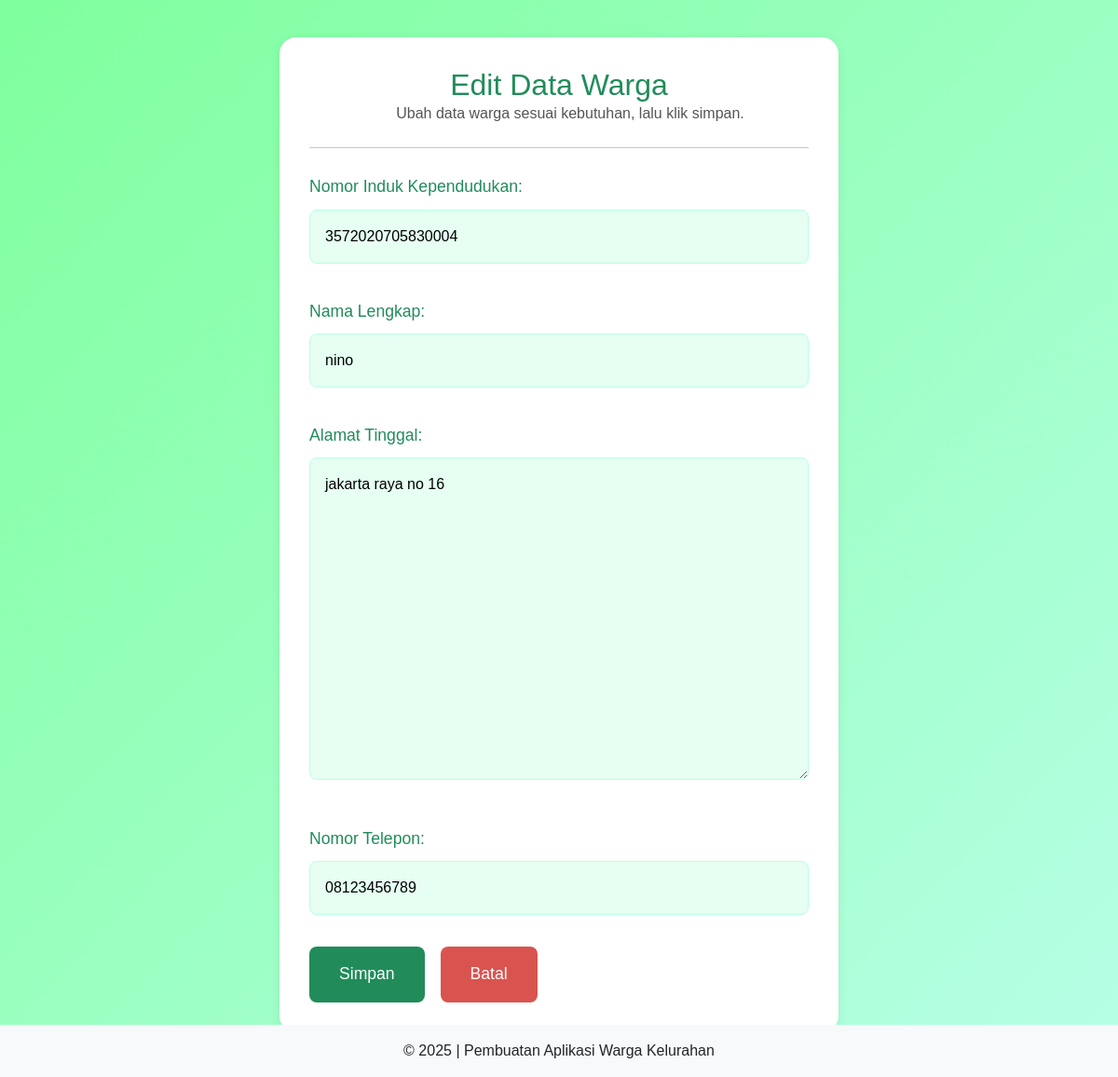
Screenshot of /warga/1/edit/ with the database file from the repository.
### warga/models.py (models this page shows, shortened)
class Warga(models.Model):
    nik = models.CharField(max_length=16, unique=True, verbose_name="Nomor Induk Kependudukan")
    nama_lengkap = models.CharField(max_length=100, verbose_name="Nama Lengkap")
    alamat = models.TextField(verbose_name="Alamat Tinggal")
    no_telepon = models.CharField(max_length=15, blank=True, verbose_name="Nomor Telepon")
    tanggal_registrasi = models.DateTimeField(auto_now_add=True)

### warga/views.py (the view)
# urls.py: path('<int:pk>/edit/', WargaUpdateView.as_view(), name='warga-edit'), # URL untuk edit warga
class WargaUpdateView(UpdateView):
    model = Warga
    form_class = WargaForm
    template_name = 'warga/warga_form.html'
    success_url = reverse_lazy('warga-list')

### warga/forms.py
class WargaForm(forms.ModelForm):
    class Meta:
        model = Warga
        fields = ['nik', 'nama_lengkap', 'alamat', 'no_telepon']

### warga/templates/warga/warga_form.html (shortened to what this page needs)
{% extends 'warga/base.html' %}
{% block content %}
    <div class="form-container">
        <div class="form-header">
            {% if object %}
                <h1>Edit Data Warga</h1>
                <p>Ubah data warga sesuai kebutuhan, lalu klik simpan.</p>
            {% else %}
                <h1>Form Pendaftaran Warga Baru</h1>
                <p>Silakan isi data warga dengan benar pada form di bawah ini.</p>
            {% endif %}
        </div>
        <hr style="margin-bottom:24px;">
        <div class="form-content">
            <form method="post">
                {{ form.as_p }}
                <button type="submit">Simpan</button>
                <a href="{% url 'warga-list' %}" class="cancel-btn">Batal</a>
            </form>
        </div>
    </div>
{% endblock %}

### warga/templates/warga/warga_form.html (style rules this page uses)
body { background: linear-gradient(135deg, #7fff9d 0%, #b7ffe7 100%); min-height: 100vh; font-family: 'Poppins', Arial, sans-serif; }
.form-container { max-width: 600px; margin: 40px auto; padding: 32px; background: #fff; border-radius: 18px; box-shadow: 0 2px 12px rgba(0,0,0,0.08); }
.form-header { justify-items: center; margin-bottom: 24px; }
.form-header h1 { color: #218c5a; margin: 0; font-size: 2rem; }
.form-header p { color: #555; margin: 0 0 0 24px; font-size: 1rem; }
.form-content { font-size: 1.1rem; line-height: 2; color: #333; }
form label { color: #218c5a; font-weight: 500; margin-bottom: 6px; display: block; }
form input, form textarea, form select { width: 100%; padding: 12px 16px; border-radius: 8px; border: 1px solid #b7ffe7; margin-bottom: 18px; font-size: 1rem; background: #e6fff2; }
form button[type="submit"] { background: #218c5a; color: #fff; border: none; padding: 12px 32px; border-radius: 8px; font-size: 1.1rem; cursor: pointer; margin-right: 12px; transition: background 0.2s; }
.cancel-btn { background: #d9534f; color: #fff; border: none; padding: 12px 32px; border-radius: 8px; font-size: 1.1rem; cursor: pointer; text-decoration: none; margin-left: 0; transition: background 0.2s; display: inline-block; }

### rows the page displays
Warga: nik "3572020705830004", nama_lengkap "nino", alamat "jakarta raya no 16", no_telepon "08123456789"
